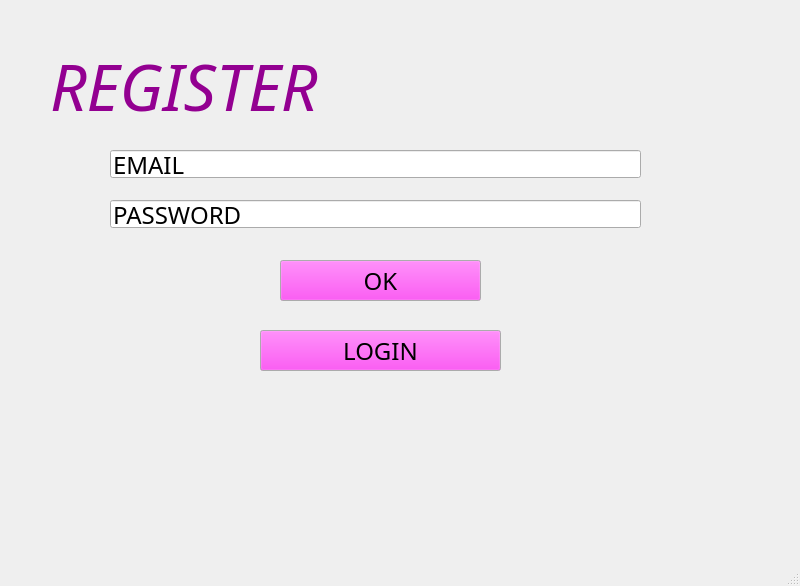
<?xml version="1.0" encoding="UTF-8"?>
<ui version="4.0">
 <class>MainWindow</class>
 <widget class="QMainWindow" name="MainWindow">
  <property name="geometry">
   <rect>
    <x>0</x>
    <y>0</y>
    <width>800</width>
    <height>586</height>
   </rect>
  </property>
  <property name="font">
   <font>
    <family>Vladimir Script</family>
    <pointsize>18</pointsize>
   </font>
  </property>
  <property name="windowTitle">
   <string>MainWindow</string>
  </property>
  <widget class="QWidget" name="centralwidget">
   <widget class="QLabel" name="chinapizza1">
    <property name="geometry">
     <rect>
      <x>370</x>
      <y>40</y>
      <width>371</width>
      <height>161</height>
     </rect>
    </property>
    <property name="text">
     <string/>
    </property>
    <property name="pixmap">
     <pixmap>../../Downloads/pizza.png</pixmap>
    </property>
    <property name="scaledContents">
     <bool>true</bool>
    </property>
   </widget>
   <widget class="QLabel" name="chinapizza2">
    <property name="geometry">
     <rect>
      <x>30</x>
      <y>190</y>
      <width>371</width>
      <height>161</height>
     </rect>
    </property>
    <property name="text">
     <string/>
    </property>
    <property name="pixmap">
     <pixmap>../../Downloads/pizza.png</pixmap>
    </property>
    <property name="scaledContents">
     <bool>true</bool>
    </property>
   </widget>
   <widget class="QLabel" name="chinapizza3">
    <property name="geometry">
     <rect>
      <x>350</x>
      <y>350</y>
      <width>371</width>
      <height>161</height>
     </rect>
    </property>
    <property name="text">
     <string/>
    </property>
    <property name="pixmap">
     <pixmap>../../Downloads/pizza.png</pixmap>
    </property>
    <property name="scaledContents">
     <bool>true</bool>
    </property>
   </widget>
   <widget class="QLabel" name="background">
    <property name="geometry">
     <rect>
      <x>-10</x>
      <y>-1</y>
      <width>811</width>
      <height>581</height>
     </rect>
    </property>
    <property name="text">
     <string/>
    </property>
    <property name="pixmap">
     <pixmap>../../Downloads/costume2.png</pixmap>
    </property>
    <property name="scaledContents">
     <bool>true</bool>
    </property>
   </widget>
   <widget class="QLabel" name="login_text">
    <property name="geometry">
     <rect>
      <x>50</x>
      <y>30</y>
      <width>701</width>
      <height>111</height>
     </rect>
    </property>
    <property name="palette">
     <palette>
      <active>
       <colorrole role="WindowText">
        <brush brushstyle="SolidPattern">
         <color alpha="255">
          <red>147</red>
          <green>0</green>
          <blue>145</blue>
         </color>
        </brush>
       </colorrole>
      </active>
      <inactive>
       <colorrole role="WindowText">
        <brush brushstyle="SolidPattern">
         <color alpha="255">
          <red>147</red>
          <green>0</green>
          <blue>145</blue>
         </color>
        </brush>
       </colorrole>
      </inactive>
      <disabled/>
     </palette>
    </property>
    <property name="font">
     <font>
      <family>Vivaldi</family>
      <pointsize>48</pointsize>
      <italic>true</italic>
     </font>
    </property>
    <property name="text">
     <string>REGISTER</string>
    </property>
   </widget>
   <widget class="QLabel" name="chineseman1">
    <property name="geometry">
     <rect>
      <x>520</x>
      <y>280</y>
      <width>281</width>
      <height>281</height>
     </rect>
    </property>
    <property name="text">
     <string/>
    </property>
    <property name="pixmap">
     <pixmap>../../Downloads/468-chinaman-thumbs-up.png</pixmap>
    </property>
    <property name="scaledContents">
     <bool>true</bool>
    </property>
   </widget>
   <widget class="QLabel" name="chineseman2">
    <property name="geometry">
     <rect>
      <x>0</x>
      <y>290</y>
      <width>281</width>
      <height>281</height>
     </rect>
    </property>
    <property name="text">
     <string/>
    </property>
    <property name="pixmap">
     <pixmap>../../Downloads/468-chinaman-thumbs-up.png</pixmap>
    </property>
    <property name="scaledContents">
     <bool>true</bool>
    </property>
   </widget>
   <widget class="QLineEdit" name="email">
    <property name="geometry">
     <rect>
      <x>110</x>
      <y>150</y>
      <width>531</width>
      <height>28</height>
     </rect>
    </property>
    <property name="palette">
     <palette>
      <active>
       <colorrole role="WindowText">
        <brush brushstyle="SolidPattern">
         <color alpha="255">
          <red>214</red>
          <green>172</green>
          <blue>73</blue>
         </color>
        </brush>
       </colorrole>
      </active>
      <inactive>
       <colorrole role="WindowText">
        <brush brushstyle="SolidPattern">
         <color alpha="255">
          <red>214</red>
          <green>172</green>
          <blue>73</blue>
         </color>
        </brush>
       </colorrole>
      </inactive>
      <disabled/>
     </palette>
    </property>
    <property name="text">
     <string>EMAIL</string>
    </property>
   </widget>
   <widget class="QLineEdit" name="password">
    <property name="geometry">
     <rect>
      <x>110</x>
      <y>200</y>
      <width>531</width>
      <height>28</height>
     </rect>
    </property>
    <property name="palette">
     <palette>
      <active>
       <colorrole role="WindowText">
        <brush brushstyle="SolidPattern">
         <color alpha="255">
          <red>214</red>
          <green>172</green>
          <blue>73</blue>
         </color>
        </brush>
       </colorrole>
      </active>
      <inactive>
       <colorrole role="WindowText">
        <brush brushstyle="SolidPattern">
         <color alpha="255">
          <red>214</red>
          <green>172</green>
          <blue>73</blue>
         </color>
        </brush>
       </colorrole>
      </inactive>
      <disabled/>
     </palette>
    </property>
    <property name="text">
     <string>PASSWORD</string>
    </property>
   </widget>
   <widget class="QPushButton" name="ok">
    <property name="geometry">
     <rect>
      <x>280</x>
      <y>260</y>
      <width>201</width>
      <height>41</height>
     </rect>
    </property>
    <property name="palette">
     <palette>
      <active>
       <colorrole role="Button">
        <brush brushstyle="SolidPattern">
         <color alpha="255">
          <red>240</red>
          <green>40</green>
          <blue>230</blue>
         </color>
        </brush>
       </colorrole>
      </active>
      <inactive>
       <colorrole role="Button">
        <brush brushstyle="SolidPattern">
         <color alpha="255">
          <red>240</red>
          <green>40</green>
          <blue>230</blue>
         </color>
        </brush>
       </colorrole>
      </inactive>
      <disabled>
       <colorrole role="Button">
        <brush brushstyle="SolidPattern">
         <color alpha="255">
          <red>240</red>
          <green>40</green>
          <blue>230</blue>
         </color>
        </brush>
       </colorrole>
      </disabled>
     </palette>
    </property>
    <property name="text">
     <string>OK</string>
    </property>
   </widget>
   <widget class="QLabel" name="ZHONG_XINA">
    <property name="geometry">
     <rect>
      <x>220</x>
      <y>380</y>
      <width>301</width>
      <height>171</height>
     </rect>
    </property>
    <property name="text">
     <string/>
    </property>
    <property name="pixmap">
     <pixmap>../../Downloads/0uw29o9qzuna1.png</pixmap>
    </property>
    <property name="scaledContents">
     <bool>true</bool>
    </property>
   </widget>
   <widget class="QLabel" name="xi_jinpeng1">
    <property name="geometry">
     <rect>
      <x>-80</x>
      <y>-10</y>
      <width>231</width>
      <height>151</height>
     </rect>
    </property>
    <property name="text">
     <string/>
    </property>
    <property name="pixmap">
     <pixmap>../../Downloads/Winnie_the_Pooh_Vector.png</pixmap>
    </property>
    <property name="scaledContents">
     <bool>true</bool>
    </property>
   </widget>
   <widget class="QLabel" name="xi_jinpeng2">
    <property name="geometry">
     <rect>
      <x>650</x>
      <y>-10</y>
      <width>231</width>
      <height>151</height>
     </rect>
    </property>
    <property name="text">
     <string/>
    </property>
    <property name="pixmap">
     <pixmap>../../Downloads/Winnie_the_Pooh_Vector.png</pixmap>
    </property>
    <property name="scaledContents">
     <bool>true</bool>
    </property>
   </widget>
   <widget class="QLabel" name="noodle">
    <property name="geometry">
     <rect>
      <x>450</x>
      <y>430</y>
      <width>151</width>
      <height>131</height>
     </rect>
    </property>
    <property name="text">
     <string/>
    </property>
    <property name="pixmap">
     <pixmap>../../Downloads/pngtree-chinese-noodles-noodles-food-food-png-image_3793700.png</pixmap>
    </property>
    <property name="scaledContents">
     <bool>true</bool>
    </property>
   </widget>
   <widget class="QPushButton" name="ok_2">
    <property name="geometry">
     <rect>
      <x>260</x>
      <y>330</y>
      <width>241</width>
      <height>41</height>
     </rect>
    </property>
    <property name="palette">
     <palette>
      <active>
       <colorrole role="Button">
        <brush brushstyle="SolidPattern">
         <color alpha="255">
          <red>240</red>
          <green>40</green>
          <blue>230</blue>
         </color>
        </brush>
       </colorrole>
      </active>
      <inactive>
       <colorrole role="Button">
        <brush brushstyle="SolidPattern">
         <color alpha="255">
          <red>240</red>
          <green>40</green>
          <blue>230</blue>
         </color>
        </brush>
       </colorrole>
      </inactive>
      <disabled>
       <colorrole role="Button">
        <brush brushstyle="SolidPattern">
         <color alpha="255">
          <red>240</red>
          <green>40</green>
          <blue>230</blue>
         </color>
        </brush>
       </colorrole>
      </disabled>
     </palette>
    </property>
    <property name="text">
     <string>LOGIN</string>
    </property>
   </widget>
   <zorder>background</zorder>
   <zorder>chinapizza1</zorder>
   <zorder>chinapizza2</zorder>
   <zorder>chinapizza3</zorder>
   <zorder>login_text</zorder>
   <zorder>email</zorder>
   <zorder>password</zorder>
   <zorder>ok</zorder>
   <zorder>xi_jinpeng1</zorder>
   <zorder>xi_jinpeng2</zorder>
   <zorder>noodle</zorder>
   <zorder>chineseman1</zorder>
   <zorder>ZHONG_XINA</zorder>
   <zorder>chineseman2</zorder>
   <zorder>ok_2</zorder>
  </widget>
  <widget class="QStatusBar" name="statusbar"/>
 </widget>
 <resources/>
 <connections/>
</ui>
